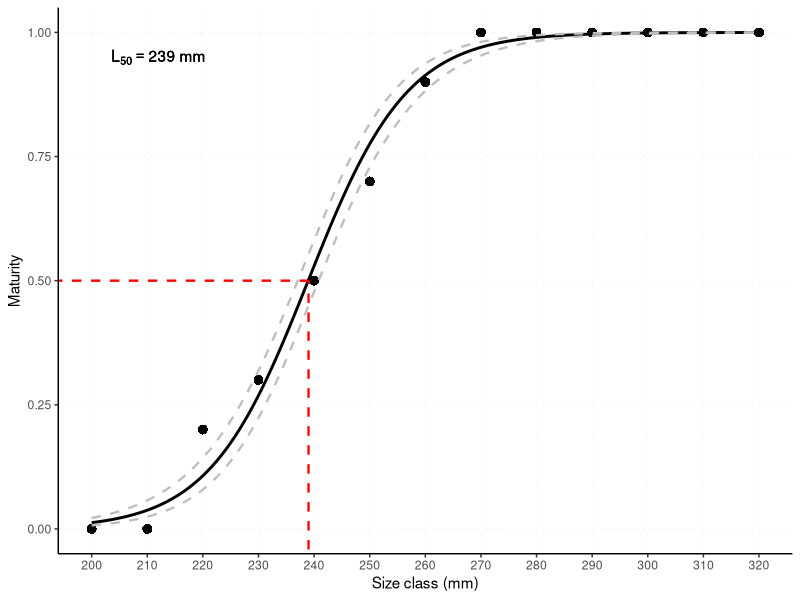
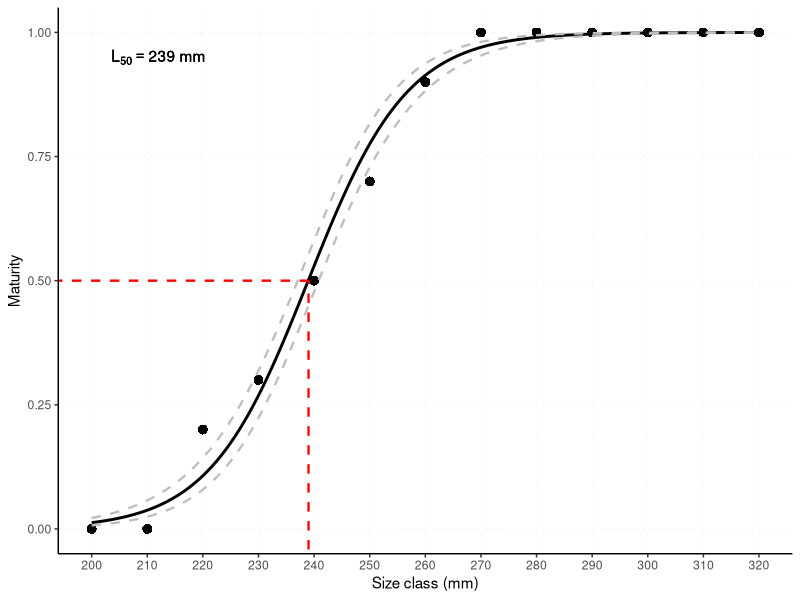

R code for these plots, in order:
## Size at maturity ##
## by Lucas Rodrigues 31/03/23 ##

# libraries
library(readxl)
library(car)
library(ggplot2)
library(emmeans)
library(dplyr)

# insert data
data <- read_excel("example_maturity_at_size.xlsx", sheet = "Plan1")

# frequentist Binomial model
mod <- glm(cbind(mature, total-mature) ~ class, data = data, family = binomial(link="logit"))
Anova(mod)

# generating data from model
yhat.df <- emmeans(mod, ~ class, at=list(class=seq(min(data$class),max(data$class),by=ifelse(max(data$class)>1000,1,.1))), type='response') %>%
  as.data.frame()

# choose the cutoff! ex. .5, .9, etc
prob_mat <- .5

# size at maturity
cut <- filter(yhat.df, prob >= prob_mat)

SzAtMat <- round(min(cut$class),3)
SzAtMat

# plot
ggplot() +
  geom_point(data = data, aes(x = class, y = mature/total), colour = "black", shape = 16, size=3)+
  geom_line(data = yhat.df, aes(y = prob, x = class), col="black", lty=1, lwd=1) +
  geom_line(data = yhat.df, aes(y = asymp.LCL, x = class), col="grey", lty=2, lwd=.8) +
  geom_line(data = yhat.df, aes(y = asymp.UCL, x = class), col="grey", lty=2, lwd=.8) +
  geom_segment(aes(x = -15, xend = SzAtMat, y = prob_mat, yend = prob_mat), color ="red", size =.8, linetype = "dashed")+
  geom_segment(aes(x = SzAtMat, xend = SzAtMat, y = -.5, yend = prob_mat), color ="red", size =.8, linetype = "dashed")+
  annotate(geom = "text",x = quantile(seq(min(data$class),max(data$class)),.1), y = .95, label = bquote(L[50] == .(SzAtMat) ~ "mm"), color = "black") +
  ylab("Maturity") +
  xlab("Size class (mm)") +
  scale_x_continuous(breaks = as.numeric(data$class)) +
  coord_cartesian(xlim = c(min(data$class),max(data$class)), ylim = c(0,1))+
   theme(panel.background = element_blank(),
        axis.line = element_line(colour = "black"),
        panel.grid.major = element_line(color = "grey90", size = 0.1, linetype = 2), legend.position = 'none')

# saving plot
ggsave("image.jpeg", width = 120, height = 100, units = c("mm"), dpi = 600)
